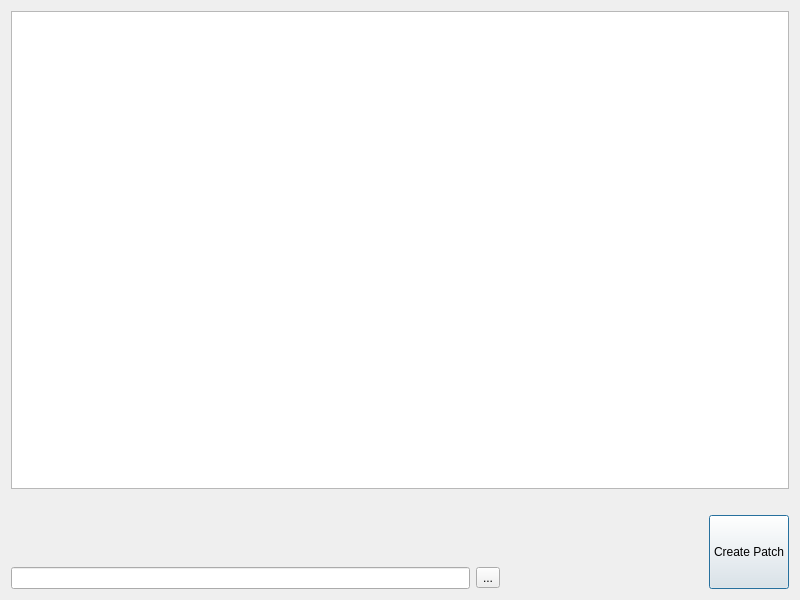
<?xml version="1.0" encoding="UTF-8"?>
<ui version="4.0">
 <class>MainUI</class>
 <widget class="QDialog" name="MainUI">
  <property name="geometry">
   <rect>
    <x>0</x>
    <y>0</y>
    <width>800</width>
    <height>600</height>
   </rect>
  </property>
  <property name="windowTitle">
   <string>BG3 Subclass Patcher</string>
  </property>
  <layout class="QGridLayout" name="gridLayout_3">
   <item row="2" column="0">
    <layout class="QGridLayout" name="gridLayout">
     <item row="0" column="6" rowspan="3" colspan="2" alignment="Qt::AlignRight">
      <widget class="QPushButton" name="btnCreatePatch">
       <property name="sizePolicy">
        <sizepolicy hsizetype="Minimum" vsizetype="Ignored">
         <horstretch>0</horstretch>
         <verstretch>0</verstretch>
        </sizepolicy>
       </property>
       <property name="text">
        <string>Create Patch</string>
       </property>
      </widget>
     </item>
     <item row="2" column="2">
      <widget class="QToolButton" name="btnDivinePath">
       <property name="toolTip">
        <string>&lt;html&gt;&lt;head/&gt;&lt;body&gt;&lt;p&gt;Browse the divine.exe path&lt;/p&gt;&lt;/body&gt;&lt;/html&gt;</string>
       </property>
       <property name="text">
        <string>...</string>
       </property>
      </widget>
     </item>
     <item row="0" column="0">
      <spacer name="horizontalSpacer">
       <property name="orientation">
        <enum>Qt::Horizontal</enum>
       </property>
       <property name="sizeHint" stdset="0">
        <size>
         <width>40</width>
         <height>20</height>
        </size>
       </property>
      </spacer>
     </item>
     <item row="1" column="1">
      <spacer name="horizontalSpacer_2">
       <property name="orientation">
        <enum>Qt::Horizontal</enum>
       </property>
       <property name="sizeHint" stdset="0">
        <size>
         <width>40</width>
         <height>20</height>
        </size>
       </property>
      </spacer>
     </item>
     <item row="0" column="2">
      <spacer name="horizontalSpacer_4">
       <property name="orientation">
        <enum>Qt::Horizontal</enum>
       </property>
       <property name="sizeHint" stdset="0">
        <size>
         <width>40</width>
         <height>20</height>
        </size>
       </property>
      </spacer>
     </item>
     <item row="2" column="0" colspan="2">
      <widget class="QLineEdit" name="txtDivinePath">
       <property name="sizePolicy">
        <sizepolicy hsizetype="Ignored" vsizetype="Fixed">
         <horstretch>0</horstretch>
         <verstretch>0</verstretch>
        </sizepolicy>
       </property>
      </widget>
     </item>
    </layout>
   </item>
   <item row="0" column="0">
    <widget class="QListView" name="lstMods"/>
   </item>
   <item row="1" column="0">
    <spacer name="horizontalSpacer_3">
     <property name="orientation">
      <enum>Qt::Horizontal</enum>
     </property>
     <property name="sizeHint" stdset="0">
      <size>
       <width>40</width>
       <height>20</height>
      </size>
     </property>
    </spacer>
   </item>
  </layout>
 </widget>
 <resources/>
 <connections/>
</ui>
